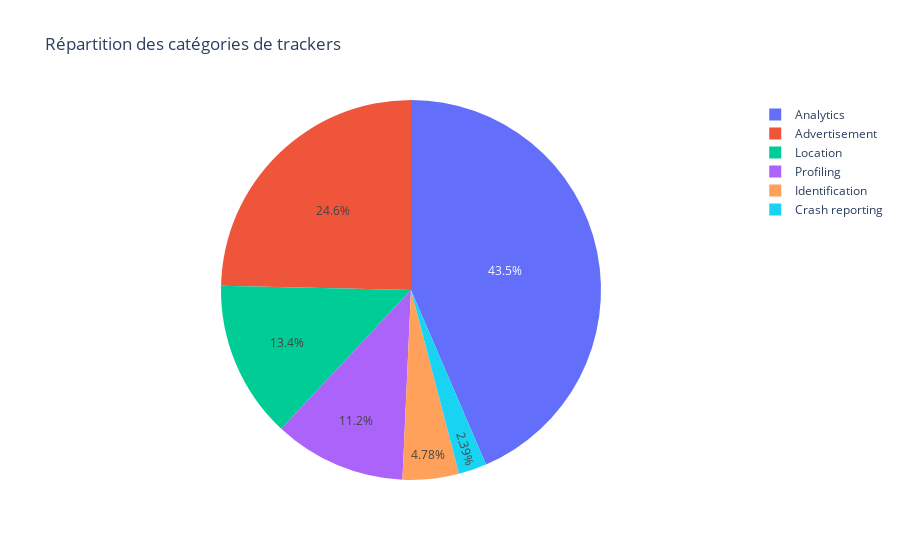

Notebook code for this chart:
### Markdown cell above
## Diagramme circulaire : répartition des catégories de trackers

### Code cell
# get pie chart
fig = px.pie(values=list(catResult.values()), names=list(catResult.keys()), title="Répartition des catégories de trackers")
fig.show()

### Figure 1 — Plotly figure (JSON) as saved in the notebook; plotly's stock layout.template omitted (floating-point values rounded to 4 significant figures)
{"data": [{"domain": {"x": [0, 1], "y": [0, 1]}, "hovertemplate": "label=%{label}<br>value=%{value}<extra></extra>", "labels": ["Analytics", "Advertisement", "Crash reporting", "Identification", "Profiling", "Location"], "legendgroup": "", "name": "", "showlegend": true, "type": "pie", "values": [182, 103, 10, 20, 47, 56]}], "layout": {"legend": {"tracegroupgap": 0}, "title": {"text": "Répartition des catégories de trackers"}}}
